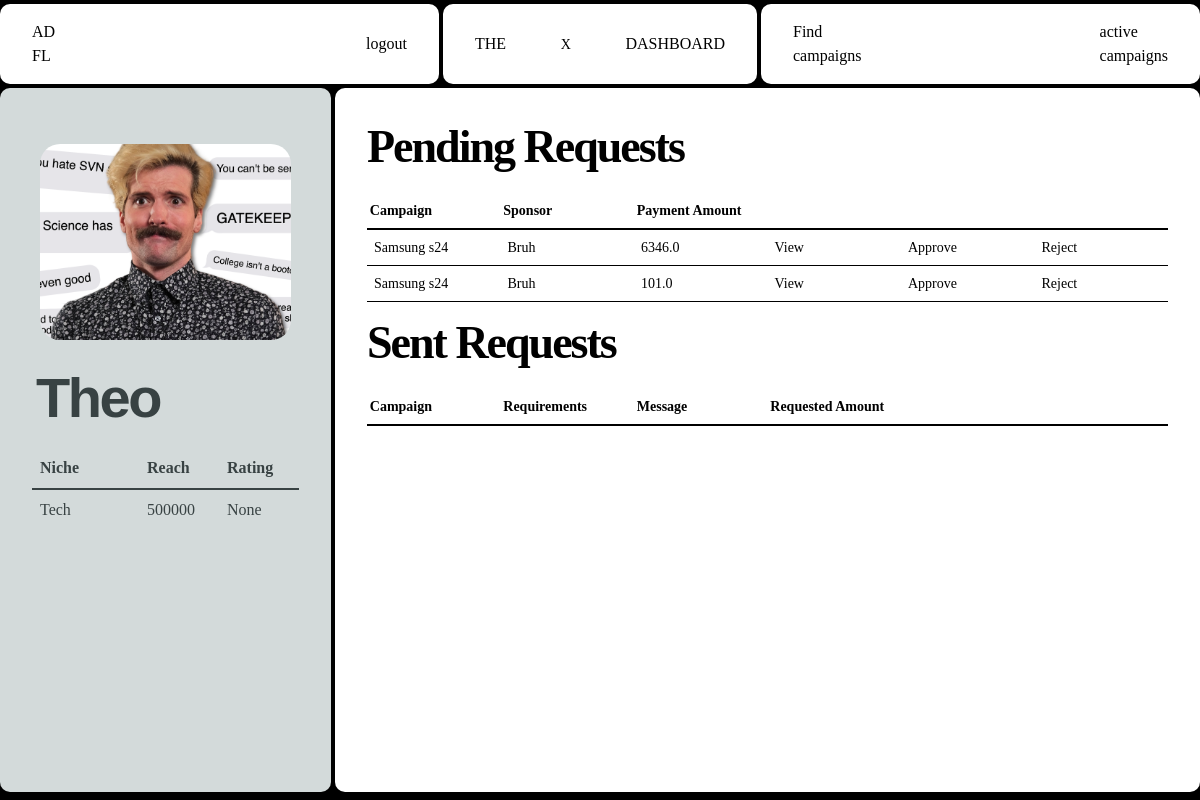
The page /influencer/dashboard (signed in) on the database as committed earlier.
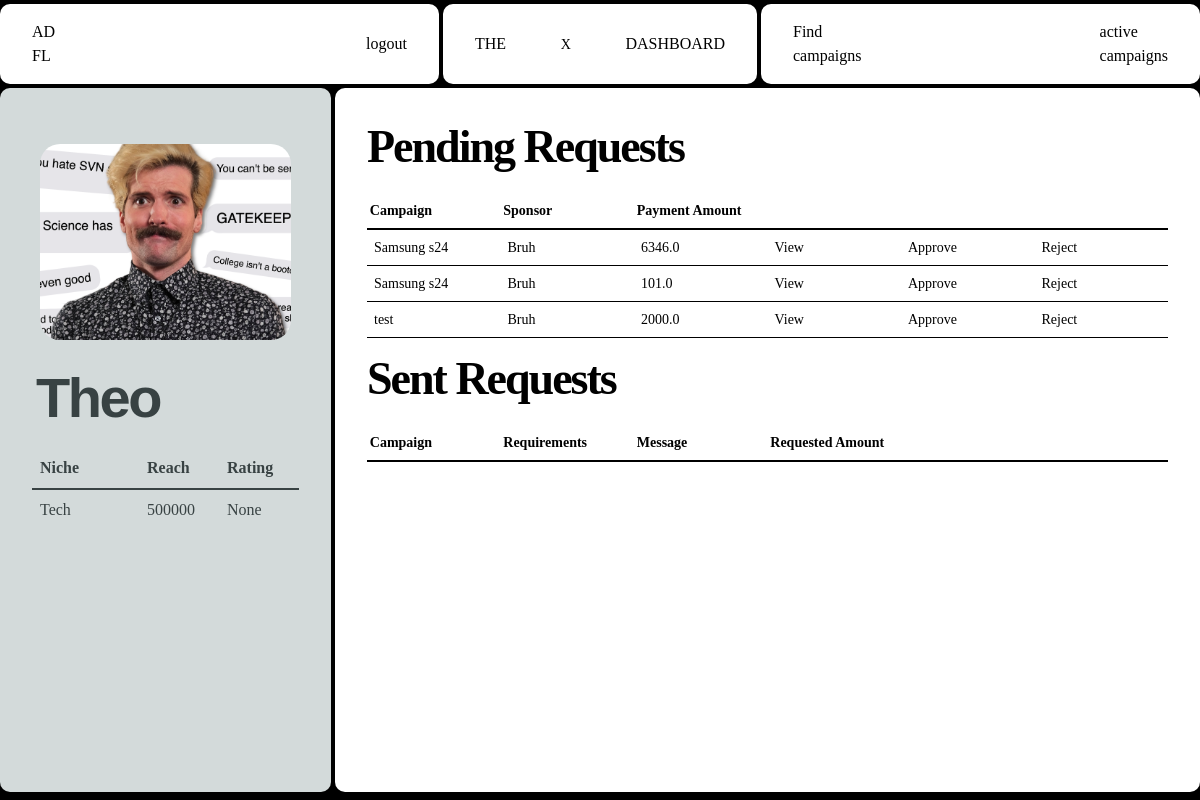
The same page on the database as committed later.
### Adfluence/models.py (models this page shows)
class User(db.Model, UserMixin):
    id = db.Column(db.Integer, primary_key=True)
    email = db.Column(db.String(40), unique=True)
    password = db.Column(db.String(40))
    name = db.Column(db.String(40))
    role = db.Column(db.String(20), nullable=False)
    niche = db.Column(db.String(40), nullable=False)
    flagged = db.Column(db.Boolean, default=False)
    influencers = relationship("Influencer", backref="user", lazy=True)
    campaigns = relationship("Campaign", backref="user", cascade="all, delete-orphan")
    transactions = relationship(
        "Transaction", backref="user", cascade="all,delete-orphan"
    )
    ratings = relationship("Rating", backref="user", cascade="all, delete-orphan")

class Campaign(db.Model):
    __tablename__ = "campaign"
    id = db.Column(db.Integer, primary_key=True)
    name = db.Column(db.String(40), nullable=False)
    description = db.Column(db.Text, nullable=False)
    start_date = db.Column(db.Date, nullable=False)
    end_date = db.Column(db.Date, nullable=False)
    budget = db.Column(db.Integer, nullable=False)
    visibility = db.Column(db.String(10), nullable=False)  # 'public' or 'private'
    goals = db.Column(db.Text, nullable=False)
    niche = db.Column(db.String(40), nullable=False)
    status = db.Column(db.String(20), nullable=False, default="Incomplete")
    flagged = db.Column(db.Boolean, default=False)
    user_id = db.Column(db.Integer, db.ForeignKey("user.id"), nullable=False)
    ad_requests = db.relationship(
        "AdRequest", backref="campaign", cascade="all, delete-orphan"
    )
    campaign_requests = db.relationship(
        "campaignRequest", backref="campaign", cascade="all, delete-orphan"
    )

class AdRequest(db.Model):
    id = db.Column(db.Integer, primary_key=True)
    campaign_id = db.Column(db.Integer, db.ForeignKey("campaign.id"), nullable=False)
    influencer_id = db.Column(db.Integer, db.ForeignKey("influencer.id"))
    messages = db.Column(db.Text)
    requirements = db.Column(db.Text, nullable=False)
    payment_amount = db.Column(db.Float, nullable=False)
    status = db.Column(db.String(20), nullable=False, default="Pending")
    completed = db.Column(db.Boolean, default=False)
    completion_confirmed = db.Column(db.Boolean, default=False)
    payment_done = db.Column(db.Boolean, default=False)
    rating_done = db.Column(db.Boolean, default=False)
    negotiations = relationship(
        "Negotiation", backref="ad_request", cascade="all, delete-orphan"
    )

### Adfluence/influencer.py (the view)
@influencer.route("/dashboard", methods=["GET", "POST"])
@role_required("Influencer")
@login_required
def dashboard():
    influencers = current_user.influencers
    influencer = influencers[0] if influencers else None
    if influencer:
        avg_rating_query = (
            db.session.query(func.avg(Rating.rating).label("average_rating"))
            .filter(Rating.ratee_id == influencer.id)
            .first()
        )
        average_rating = avg_rating_query.average_rating
        if influencer:
            ad_requests = AdRequest.query.filter_by(influencer_id=influencer.id).all()
            campaignRequests = campaignRequest.query.filter_by(
                influencer_id=influencer.id
            ).all()
            campaign_requests_with_details = []
            for campaign_request in campaignRequests:
                campaign = Campaign.query.get(campaign_request.campaign_id)
                if campaign:
                    campaign_name = campaign.name
                    campaign_requests_with_details.append(
                        {
                            "campaign_request": campaign_request,
                            "campaign_name": campaign_name,
                        }
                    )
                else:
                    flash("Campaign not found", category="error")
            ad_requests_with_details = []
            for ad_request in ad_requests:
                campaign = Campaign.query.get(ad_request.campaign_id)
                user = User.query.get(campaign.user_id)
                ad_requests_with_details.append(
                    {
                        "ad_request": ad_request,
                        "campaign_name": campaign.name,
                        "user_name": user.name,
                    }
                )
            transactions = Transaction.query.filter_by(
                influencer_id=influencer.id
            ).all()
            total_earnings = sum(transaction.amount for transaction in transactions)
            return render_template(
                "Influencer/dashboard.html",
                campaign_requests=campaign_requests_with_details,
                user=current_user,
                influencer=influencer,
                ad_requests=ad_requests_with_details,
                total_earnings=total_earnings,
                average_rating=average_rating,
            )
    return render_template("Influencer/dashboard.html")

### Adfluence/views.py (called while the page is built)
def role_required(role):
    def decorator(f):
        @wraps(f)
        def decorated_function(*args, **kwargs):
            if current_user.role != role:
                abort(403)
            return f(*args, **kwargs)
        return decorated_function
    return decorator

### Adfluence/templates/Influencer/dashboard.html (shortened to what this page needs)
{% extends "base.html" %} {% block head %}
<link
  rel="stylesheet"
  href="{{ url_for('static', filename='src/influencer_css/dashboard.css') }}"
/>
{% endblock %} {% block content %}
<div class="container">
   {% if influencer %}
  <nav>
    <div class="nav-1">
      <p class="logo view">
        AD <br />
        FL
      </p>
      <a href="{{ url_for('views.logout') }}" class="view">logout</a>
    </div>
    {% if influencer.flagged == True %}
    <div class="nav-2 flagged">
      <p class="text-center">You have been flagged by admin</p>
    </div>
    {% else%}
    <div class="nav-2">
      <p class="menu-button">the</p>
      <p class="x">x</p>
      <p class="menu-button">dashboard</p>
    </div>
    {% endif %}
    <div class="nav-3">
      <a href="{{ url_for('influencer.viewCampaigns') }}" class="create view">
        Find  <br />
        campaigns
      </a>
      <a
        href="{{ url_for('influencer.activeCampaigns') }}"
        class="pattern-2 view"
      >
        active <br />
        campaigns
      </a>
    </div>
  </nav>
  <div class="content-wrapper">
    <div class="col-1 col">
      <div class="pfp-wrapper">
        <img
          src="{{ url_for('static', filename='uploads/' + influencer.profile_picture) }}"
          alt="{{ influencer.name }}'s profile picture"
          class="pfp"
        />
      </div>
      <div class="name">{{ influencer.name }}</div>
      <div class="table-wrapper">
        <table class="first-table">
          <thead>
            <tr>
              <th>Niche</th>
              <th style="width: 80px">Reach</th>
              <th style="width: 80px">Rating</th>
            </tr>
          </thead>
          <tbody>
            <tr>
              <td>{{ influencer.niche }}</td>
              <td style="width: 80px">{{ influencer.reach }}</td>
              <td style="width: 80px">{{average_rating}}</td>
            </tr>
          </tbody>
        </table>
      </div>
    </div>
    <div class="col-2 col">
      <h1>Pending Requests</h1>
      <div class="table-wrapper-2 m-xl">
        <table class="second-table">
          <thead>
            <tr>
              <th>Campaign</th>
              <th>Sponsor</th>
              <th>Payment Amount</th>
              <th></th>
              <th></th>
              <th></th>
            </tr>
          </thead>
          <tbody>
            {% for ad_request_details in ad_requests %} {% if
            ad_request_details.ad_request.status == "Pending" %}
            <tr>
              <td>{{ ad_request_details.campaign_name }}</td>
              <td>{{ ad_request_details.user_name }}</td>
              <td>{{ ad_request_details.ad_request.payment_amount }}</td>
              <td>
                <a
                  class="link view"
                  href="{{ url_for('influencer.viewRequest', ad_request_id=ad_request_details.ad_request.id) }}"
                  >View</a
                >
              </td>
              <td>
                <form
                  action="{{ url_for('influencer.accept_ad_request', ad_request_id=ad_request_details.ad_request.id) }}"
                  method="post"
                >
                  <button class="link approve" type="submit">Approve</button>
                </form>
              </td>
              <td>
                <form
                  action="{{ url_for('influencer.reject_ad_request', ad_request_id=ad_request_details.ad_request.id) }}"
                  method="post"
                >
                  <button class="link danger" type="submit">Reject</button>
                </form>
              </td>
              {% endif %} {% endfor %}
            </tr>
          </tbody>
        </table>
      </div>
      <h1>Sent Requests</h1>
      <div class="table-wrapper-2">
        <table class="second-table">
          <thead>
            <tr>
              <th>Campaign</th>
              <th>Requirements</th>
              <th>Message</th>
              <th>Requested Amount</th>
              <th></th>
              <th></th>
            </tr>
          </thead>
        </table>
      </div>
    </div>
  </div>
</div>
{% endif %} {% endblock %}

Rows that differ between the two databases and show on the page:
now on this page (row unchanged): Campaign: campaign_name "test"
added AdRequest: ad_request.payment_amount "2000.0"
Other text that changed with them:
new list line: "Bruh"
new list line: "View Approve Reject"
